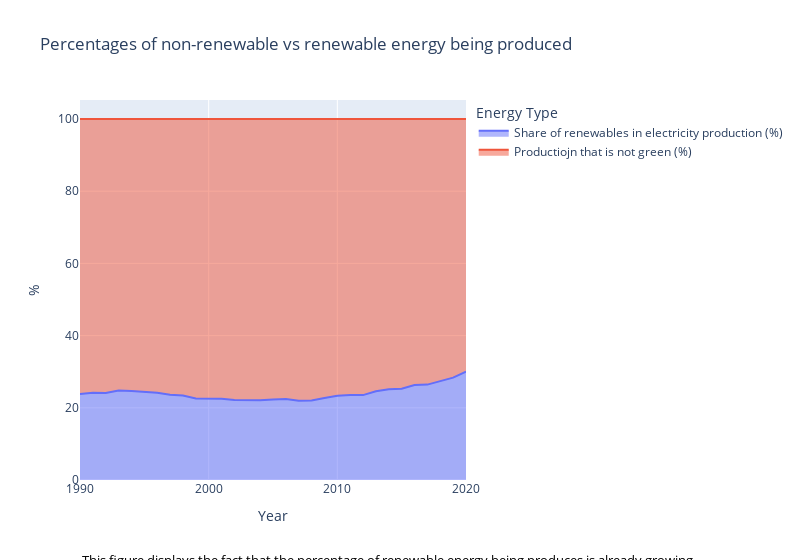

Notebook code for this chart:
### Markdown cell above
<a id="second-perspective"></a>

## Second Perspective

For our second perspective, we have explored the data and found evidence that contradicts our first perspective. We have visualized this evidence below and constructed three arguments that argue against our first perspective, supported by the evidence that we found and visualized below.

### Code cell
total_electricity = df1['Electricity production (TWh)']
renewable_electricity = df1['Share of renewables in electricity production (%)']

df1['Productiojn that is not green (%)'] = 100 - renewable_electricity
average_df = df1.groupby('Year').mean().reset_index()

fig = px.area(average_df, x='Year', y=['Share of renewables in electricity production (%)', 'Productiojn that is not green (%)'],
              labels={'value': '%', 'variable': 'Energy Type'},
              title='Percentages of non-renewable vs renewable energy being produced')


fig.update_layout(legend_title_text='Energy Type', width=800)


# Add a caption annotation
caption_text = "This figure displays the fact that the percentage of renewable energy being produces is already growing"
fig.add_annotation(
    x=0,  # x-coordinate for the annotation (0.5 = center of x-axis)
    y=-0.24,  # y-coordinate for the annotation (negative value to position it below the graph)
    xref="paper",
    yref="paper",
    text=caption_text,
    showarrow=False,
    font=dict(
        size=13,
        color="black"
    )
)
fig.show()

### Figure 1 — Plotly figure (JSON) as saved in the notebook; plotly's stock layout.template omitted (floating-point values rounded to 4 significant figures)
{"data": [{"fillpattern": {"shape": ""}, "hovertemplate": "Energy Type=Share of renewables in electricity production (%)<br>Year=%{x}<br>%=%{y}<extra></extra>", "legendgroup": "Share of renewables in electricity production (%)", "line": {"color": "#636efa"}, "marker": {"symbol": "circle"}, "mode": "lines", "name": "Share of renewables in electricity production (%)", "orientation": "v", "showlegend": true, "stackgroup": "1", "type": "scatter", "x": [1990, 1991, 1992, 1993, 1994, 1995, 1996, 1997, 1998, 1999, 2000, 2001, 2002, 2003, 2004, 2005, 2006, 2007, 2008, 2009, 2010, 2011, 2012, 2013, 2014, 2015, 2016, 2017, 2018, 2019, 2020], "xaxis": "x", "y": [23.86, 24.19, 24.07, 24.78, 24.65, 24.38, 24.17, 23.61, 23.41, 22.55, 22.6, 22.48, 22.14, 22.03, 22.11, 22.28, 22.42, 21.93, 22.04, 22.73, 23.33, 23.51, 23.51, 24.57, 25.17, 25.29, 26.29, 26.42, 27.49, 28.35, 30.0], "yaxis": "y"}, {"fillpattern": {"shape": ""}, "hovertemplate": "Energy Type=Productiojn that is not green (%)<br>Year=%{x}<br>%=%{y}<extra></extra>", "legendgroup": "Productiojn that is not green (%)", "line": {"color": "#EF553B"}, "marker": {"symbol": "circle"}, "mode": "lines", "name": "Productiojn that is not green (%)", "orientation": "v", "showlegend": true, "stackgroup": "1", "type": "scatter", "x": [1990, 1991, 1992, 1993, 1994, 1995, 1996, 1997, 1998, 1999, 2000, 2001, 2002, 2003, 2004, 2005, 2006, 2007, 2008, 2009, 2010, 2011, 2012, 2013, 2014, 2015, 2016, 2017, 2018, 2019, 2020], "xaxis": "x", "y": [76.14, 75.81, 75.93, 75.22, 75.35, 75.62, 75.83, 76.39, 76.59, 77.45, 77.4, 77.52, 77.86, 77.97, 77.89, 77.72, 77.58, 78.07, 77.96, 77.27, 76.67, 76.49, 76.49, 75.43, 74.83, 74.71, 73.71, 73.58, 72.51, 71.65, 70.0], "yaxis": "y"}], "layout": {"annotations": [{"font": {"color": "black", "size": 13}, "showarrow": false, "text": "This figure displays the fact that the percentage of renewable energy being produces is already growing", "x": 0, "xref": "paper", "y": -0.24, "yref": "paper"}], "legend": {"title": {"text": "Energy Type"}, "tracegroupgap": 0}, "title": {"text": "Percentages of non-renewable vs renewable energy being produced"}, "width": 800, "xaxis": {"anchor": "y", "domain": [0, 1], "title": {"text": "Year"}}, "yaxis": {"anchor": "x", "domain": [0, 1], "title": {"text": "%"}}}}
